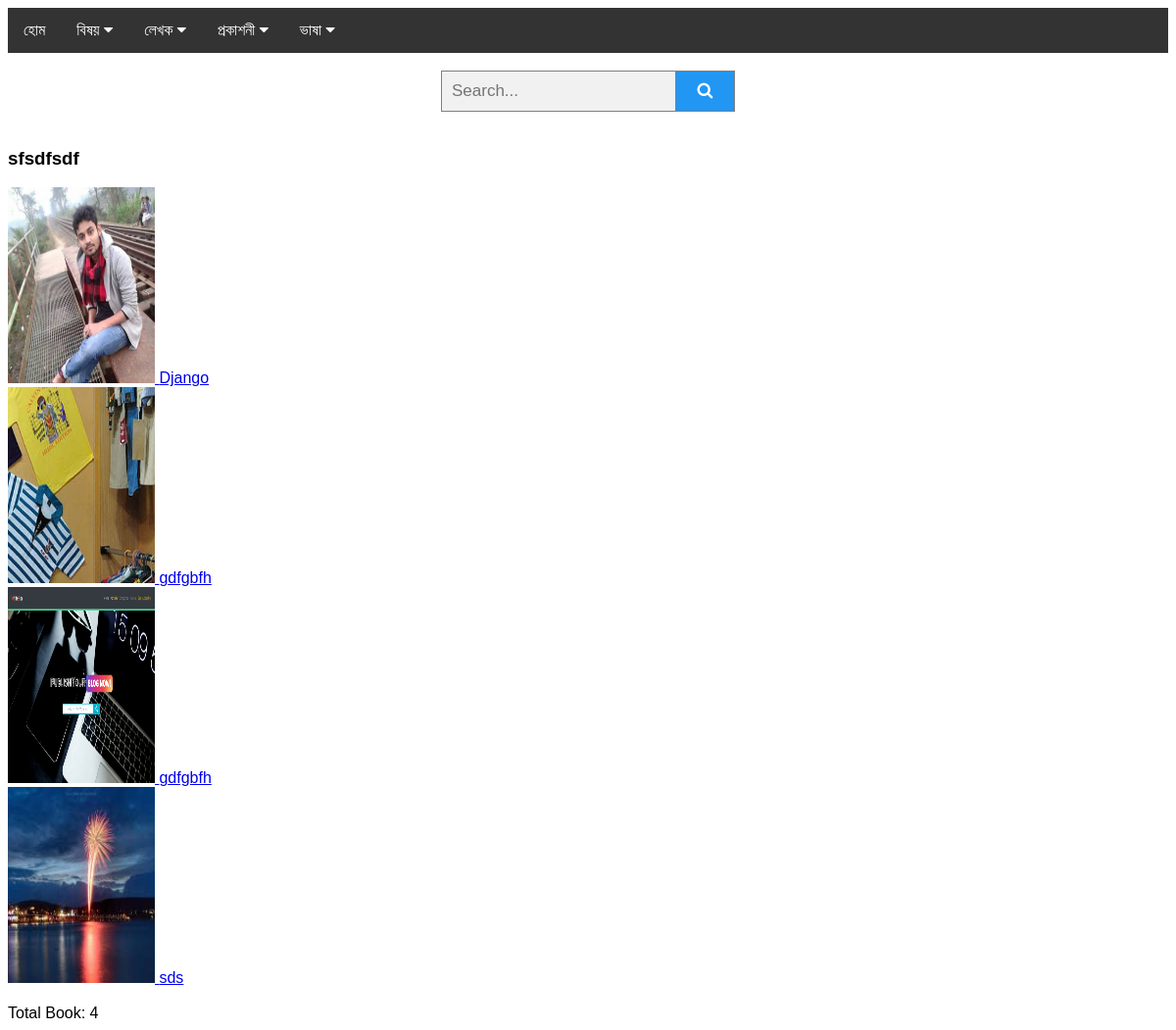
Page /publisher/sdfsdgfdsg on the committed database.
### library/models.py (models this page shows, shortened)
class Publisher(models.Model):
    publisher = models.CharField(max_length=66, blank=True, null=True)
    slug = models.SlugField()

class Book(models.Model):
    name_of_the_book = models.CharField(max_length=200)
    edition = models.CharField(max_length=200, blank=True)
    author = models.ManyToManyField(Author, help_text='Select Author name', blank=True)
    editor = models.ManyToManyField(Editor, help_text='Select Editor name', blank=True)
    translator = models.ManyToManyField(Translator, help_text='Select Language', blank=True)
    publisher = models.ForeignKey(Publisher, on_delete=models.CASCADE)
    place = models.CharField(max_length=190, blank=True)
    MONTH_CHOICES = (
        ('January', 'January'),
        ('February', 'February'),
        ('March', 'March'),
        ('April', 'April'),
        ('May', 'May'),
        ('June', 'June'),
        ('July', 'July'),
        ('August', 'August'),
        ('September', 'September'),
        ('October', 'October'),
        ('November', 'November'),
        ('December', 'December'),
    )
    month = models.CharField(max_length=20, choices=MONTH_CHOICES)
    year = models.IntegerField()
    isbn = models.CharField('ISBN', max_length=13,
                            help_text='13 Character <a href="https://www.isbn-international.org/content/what-isbn">ISBN number</a>',
                            blank=True, null=True)
    currency = models.ForeignKey(Currency, on_delete=models.CASCADE, null=True, blank=True)
    price = models.IntegerField(null=True, blank=True)
    language = models.ForeignKey(Language, on_delete=models.CASCADE, blank=True)
    category = models.ManyToManyField(Category, help_text='Select category for this book', blank=True)
    pages = models.IntegerField()
    copy = models.PositiveSmallIntegerField(blank=True, null=True)
    summary = models.TextField(max_length=1000, help_text='Enter a brief description of the book', blank=True, null=True)
    image = models.ImageField(upload_to='book_photos/', blank=True, null=True)
    book_pdf_url = models.CharField(max_length=600, blank=True, null=True)
    published = models.DateTimeField(auto_now_add=True)
    slug = models.SlugField()
    publish = models.BooleanField(default=True)
    objects = EntryQuerySet.as_manager()
    class Meta:
        ordering = ["-published"]
    def __str__(self):
        return self.name_of_the_book

### library/views.py (the view)
# urls.py: re_path('publisher/(?P<slug>[-\w]+)', SinglePublisher.as_view(), name='single_publisher_list'),
class SinglePublisher(DetailView):
    model = Publisher
    template_name = 'books/single_publisher.html'
    extra_context = {
        'category_list': Category.objects.all(),
        'author_list': Author.objects.all(),
        'language_list': Language.objects.all(),
        'publisher': Publisher.objects.all(),
        'editors': Editor.objects.all(),
        'translators': Translator.objects.all(),
    }

### templates/books/single_publisher.html (shortened to what this page needs)
{% extends 'books/base.html' %}
{% block content %}
<h3>{{ object.publisher }}</h3>
    {% for book in object.book_set.all %} <a href="{% url 'library:book_details' book.slug %}"><img src="{{ MEDIA_URL }}{{ book.image.url }}" style="width: 150px;height: 200px"> {{ book }}</a> <br>{% endfor %}<br>
    Total Book: {{ object.book_set.count }}
{% endblock %}

### templates/books/base.html (style rules this page uses)
body { font-family: Arial; }
* { box-sizing: border-box; }

### rows in the picture
Publisher: publisher "sfsdfsdf", book_set.count "4"
Book: image (picture), name_of_the_book "Django"
Book: image (picture), name_of_the_book "gdfgbfh"
Book: image (picture), name_of_the_book "gdfgbfh"
Book: image (picture), name_of_the_book "sds"
